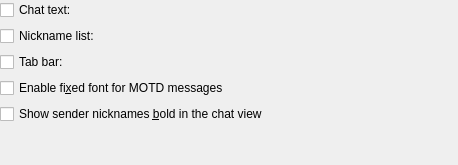
<ui version="4.0" >
 <author>Copyright (C) 2005 Peter Simonsson</author>
 <comment>This program is free software; you can redistribute it and/or modify
it under the terms of the GNU General Public License as published by
the Free Software Foundation; either version 2 of the License, or
(at your option) any later version.
</comment>
 <class>FontAppearance_Config</class>
 <widget class="QWidget" name="FontAppearance_Config" >
  <property name="geometry" >
   <rect>
    <x>0</x>
    <y>0</y>
    <width>458</width>
    <height>165</height>
   </rect>
  </property>
  <layout class="QGridLayout" >
   <property name="margin" >
    <number>0</number>
   </property>
   <item row="3" column="0" colspan="2" >
    <widget class="QCheckBox" name="kcfg_FixedMOTD" >
     <property name="whatsThis" >
      <string>Show MOTD (Message Of The Day) message in fixed font</string>
     </property>
     <property name="text" >
      <string>Enable fi&amp;xed font for MOTD messages</string>
     </property>
    </widget>
   </item>
   <item row="4" column="0" colspan="2" >
    <widget class="QCheckBox" name="kcfg_UseBoldNicks" >
     <property name="text" >
      <string>Show sender nicknames &amp;bold in the chat view</string>
     </property>
    </widget>
   </item>
   <item row="5" column="1" >
    <spacer name="spacer89" >
     <property name="orientation" >
      <enum>Qt::Vertical</enum>
     </property>
     <property name="sizeType" >
      <enum>QSizePolicy::Expanding</enum>
     </property>
     <property name="sizeHint" stdset="0" >
      <size>
       <width>20</width>
       <height>161</height>
      </size>
     </property>
    </spacer>
   </item>
   <item row="0" column="0" >
    <widget class="QCheckBox" name="kcfg_CustomTextFont" >
     <property name="enabled" >
      <bool>true</bool>
     </property>
     <property name="text" >
      <string>Chat text:</string>
     </property>
    </widget>
   </item>
   <item row="0" column="1" >
    <widget class="KFontRequester" name="kcfg_TextFont" >
     <property name="enabled" >
      <bool>false</bool>
     </property>
    </widget>
   </item>
   <item row="1" column="1" >
    <widget class="KFontRequester" name="kcfg_ListFont" >
     <property name="enabled" >
      <bool>false</bool>
     </property>
    </widget>
   </item>
   <item row="2" column="1" >
    <widget class="KFontRequester" name="kcfg_TabFont" >
     <property name="enabled" >
      <bool>false</bool>
     </property>
    </widget>
   </item>
   <item row="1" column="0" >
    <widget class="QCheckBox" name="kcfg_CustomListFont" >
     <property name="enabled" >
      <bool>true</bool>
     </property>
     <property name="text" >
      <string>Nickname list:</string>
     </property>
    </widget>
   </item>
   <item row="2" column="0" >
    <widget class="QCheckBox" name="kcfg_CustomTabFont" >
     <property name="enabled" >
      <bool>true</bool>
     </property>
     <property name="text" >
      <string>Tab bar:</string>
     </property>
    </widget>
   </item>
  </layout>
 </widget>
 <layoutdefault spacing="6" margin="11" />
 <layoutfunction spacing="KDialog::spacingHint" margin="KDialog::marginHint" />
 <customwidgets>
  <customwidget>
   <class>KFontRequester</class>
   <extends>QWidget</extends>
   <header>kfontrequester.h</header>
  </customwidget>
 </customwidgets>
 <tabstops>
  <tabstop>kcfg_CustomTextFont</tabstop>
  <tabstop>kcfg_TextFont</tabstop>
  <tabstop>kcfg_CustomListFont</tabstop>
  <tabstop>kcfg_ListFont</tabstop>
  <tabstop>kcfg_CustomTabFont</tabstop>
  <tabstop>kcfg_TabFont</tabstop>
  <tabstop>kcfg_FixedMOTD</tabstop>
  <tabstop>kcfg_UseBoldNicks</tabstop>
 </tabstops>
 <includes>
  <include location="local" >kfontrequester.h</include>
  <include location="local" >kfontrequester.h</include>
  <include location="local" >kfontrequester.h</include>
 </includes>
 <resources/>
 <connections>
  <connection>
   <sender>kcfg_CustomTextFont</sender>
   <signal>toggled(bool)</signal>
   <receiver>kcfg_TextFont</receiver>
   <slot>setEnabled(bool)</slot>
   <hints>
    <hint type="sourcelabel" >
     <x>20</x>
     <y>20</y>
    </hint>
    <hint type="destinationlabel" >
     <x>20</x>
     <y>20</y>
    </hint>
   </hints>
  </connection>
  <connection>
   <sender>kcfg_CustomListFont</sender>
   <signal>toggled(bool)</signal>
   <receiver>kcfg_ListFont</receiver>
   <slot>setEnabled(bool)</slot>
   <hints>
    <hint type="sourcelabel" >
     <x>20</x>
     <y>20</y>
    </hint>
    <hint type="destinationlabel" >
     <x>20</x>
     <y>20</y>
    </hint>
   </hints>
  </connection>
  <connection>
   <sender>kcfg_CustomTabFont</sender>
   <signal>toggled(bool)</signal>
   <receiver>kcfg_TabFont</receiver>
   <slot>setEnabled(bool)</slot>
   <hints>
    <hint type="sourcelabel" >
     <x>20</x>
     <y>20</y>
    </hint>
    <hint type="destinationlabel" >
     <x>20</x>
     <y>20</y>
    </hint>
   </hints>
  </connection>
 </connections>
</ui>
